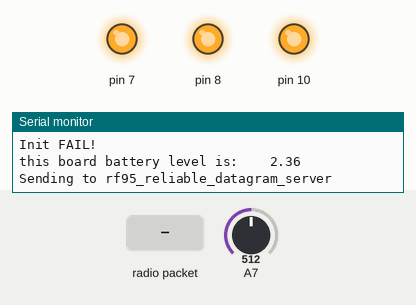
Simulated run of this sketch. Board: Arduino Nano, built with avr-gcc and run on an emulated ATmega328P. On the bench: output pins drawn as LEDs (lit = HIGH), the last lines printed to the serial monitor. Inputs (shaded band) come from the test bench; at power-on: A7 = 512. No radio packets arrive unless stated.

Above: at 2.2 s.
2.3 s: radio packet "1" arrives
At 2.7 s:
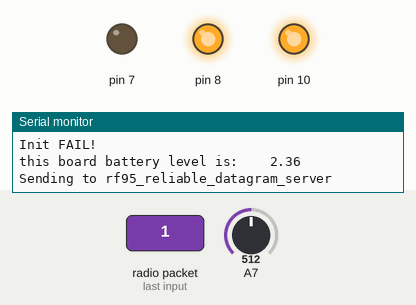
4.3 s: radio packet "0" arrives
At 5.5 s:
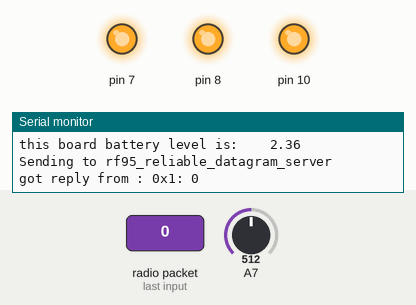
12.3 s: radio packet "2" arrives
At 12.8 s:
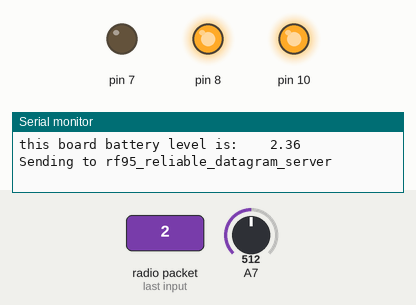
Timing chart, 0 to 15.3 s (numbered marks = the images above; inputs shaded):
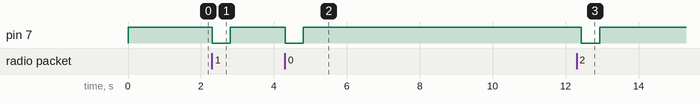

Measured:
- after the input at 2.3 s, pin 7: HIGH → LOW at once, → HIGH 0.50 s later
- after the input at 4.3 s, pin 7: HIGH → LOW at once, → HIGH 0.50 s later
- after the input at 12.3 s, pin 7: HIGH → LOW after 0.13 s, → HIGH 0.50 s later

The sketch:

rf95_reliable_datagram_client.ino
```cpp
#include <RHReliableDatagram.h>
#include <RH_RF95.h>

#include <SPIFlash.h>    //get it here: https://github.com/LowPowerLab/SPIFlash
#include <SPI.h>

#define CLIENT_ADDRESS 1
#define SERVER_ADDRESS 2

// 0x1F44 for adesto(ex atmel) 4mbit flash
// 0xEF30 for windbond 4mbit flash
// 0xEF40 for windbond 64mbit flash

SPIFlash flash(8, 0xEF30);

RH_RF95 driver(10, 2);

RHReliableDatagram manager(driver, CLIENT_ADDRESS);

void volt_read()
{
  char data_volt[80];
  char pre_volt[]= "this board battery level is: ";
  char volt_char[5];

  float volt = analogRead(A7);
  volt = volt / 217 ;            // calculate battery, linear
  dtostrf(volt, 6, 2, volt_char);         // data to string

  sprintf(data_volt,"%s %s", pre_volt, volt_char);    // combine char array

  Serial.println(data_volt);
  delay(100);        // delay in between reads for stability

}

void setup()
{
  // Rocket Scream Mini Ultra Pro with the RFM95W only:
  // Ensure serial flash is not interfering with radio communication on SPI bus
  pinMode(7, OUTPUT);
  digitalWrite(7, HIGH);

  Serial.begin(9600);

  while (!Serial) ; // Wait for serial port to be available
  if (!manager.init())
    Serial.println("init failed");

  driver.setFrequency(434.0);

  // initialize Flash
  if (flash.initialize())
  {
    Serial.println("Init OK!");
  }
  else
    Serial.println("Init FAIL!");

  delay(1000);
}


uint8_t data[] = "Hello World!";
// Dont put this on the stack:
uint8_t buf[RH_RF95_MAX_MESSAGE_LEN];

void loop()
{
  volt_read(); // data_volt

  Serial.println("Sending to rf95_reliable_datagram_server");

  // Send a message to manager_server
  if (manager.sendtoWait(data, sizeof(data), SERVER_ADDRESS))
  {
    // Now wait for a reply from the server
    uint8_t len = sizeof(buf);
    uint8_t from;
    if (manager.recvfromAckTimeout(buf, &len, 2000, &from))
    { digitalWrite(7, LOW);
      delay(500);
      digitalWrite(7, HIGH);

      Serial.print("got reply from : 0x");
      Serial.print(from, HEX);
      Serial.print(": ");
      Serial.println((char*)buf);
    }
    else
    {
      Serial.println("No reply, is rf95_reliable_datagram_server running?");
    }
  }
  else
    Serial.println("sendtoWait failed");
  delay(1000);
}
```
